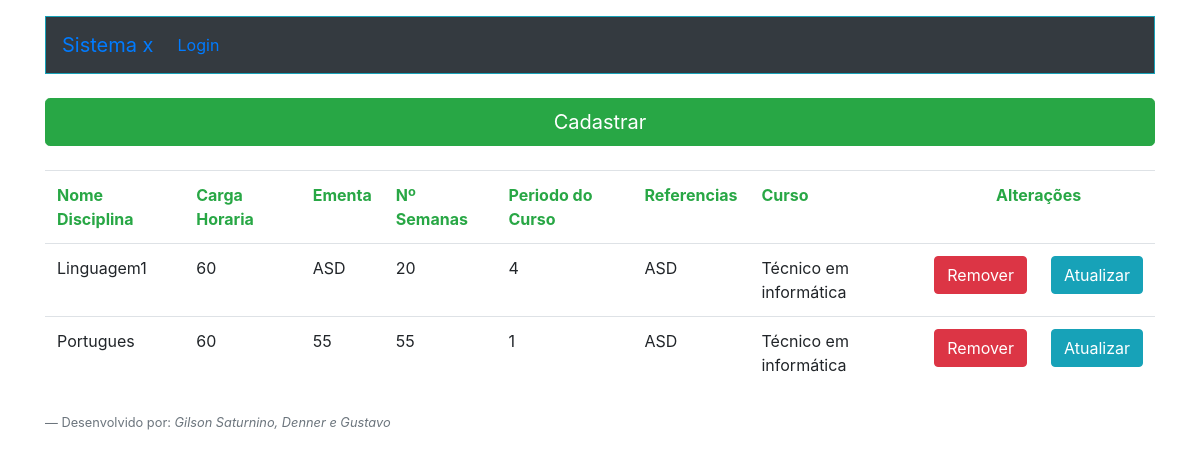
The page /ListarDisciplina.php on the database its author committed.
### tables this page shows
CREATE TABLE `disciplina` (
  `id_disciplina` int(11) NOT NULL,
  `nome_disciplina` varchar(255) NOT NULL,
  `carga_horaria` int(11) NOT NULL,
  `ementa` varchar(255) NOT NULL,
  `numero_semanas` int(11) NOT NULL,
  `periodo_curso` int(11) NOT NULL,
  `referencias` varchar(255) NOT NULL,
  `id_curso` int(11) NOT NULL
);

CREATE TABLE `curso` (
  `id_curso` int(11) NOT NULL,
  `nome_curso` varchar(255) NOT NULL,
  `descricao_curso` varchar(255) NOT NULL
);

### ListarDisciplina.php (the view, shortened to what this page needs)
<!doctype html>
<html lang="en">
<head>
    <link rel="stylesheet" href="https://stackpath.bootstrapcdn.com/bootstrap/4.4.1/css/bootstrap.min.css"
>
</head>
<body>
    <div class="container">
        <?php
    require_once("Cabecalho.php");
    require_once("Conexao.php");
    $sql = "select * from disciplina";
    $resultadoSql = mysqli_query($conexao, $sql);
    $vetorUmregistro = mysqli_fetch_assoc($resultadoSql);
    $vetorTodosregistro = array();
    while($vetorUmregistro != null){
         array_push($vetorTodosregistro, $vetorUmregistro);
         $vetorUmregistro = mysqli_fetch_assoc($resultadoSql);
        }
?>
         <a type="submit" class="btn btn-success btn-lg btn-block mt-4" href="FormDisc.php" role="button">Cadastrar</a>
        <table class="table mt-4">
            <tr>
                <th class="text-success">Nome Disciplina</th>
                <th class="text-success">Carga Horaria</th>
                <th class="text-success">Ementa</th>
                <th class="text-success">Nº Semanas</th>
                <th class="text-success">Periodo do Curso</th>
                <th class="text-success">Referencias</th>
                <th class="text-success">Curso</th>
                <th colspan="2" class="text-success text-center">Alterações</th>
            </tr>
            <?php
        foreach ($vetorTodosregistro as $umRegistro){
    ?>
            <tr>
                <td><?=$umRegistro["nome_disciplina"];?></td>
                <td><?=$umRegistro["carga_horaria"];?></td>
                <td><?=$umRegistro["ementa"];?></td>
                <td><?=$umRegistro["numero_semanas"];?></td>
                <td><?=$umRegistro["periodo_curso"];?></td>
                <td><?=$umRegistro["referencias"];?></td>
                <td>
                    <?php
                    $idC =$umRegistro["id_curso"];
                    $sql = "select nome_curso from curso  where id_curso = $idC";
                    $resultadoSql = mysqli_query($conexao, $sql);
                    $vetorUmregistro = mysqli_fetch_assoc($resultadoSql);
                    echo $vetorUmregistro["nome_curso"];
                ?>
                </td>
                <td>
                    <form action="RemoverDisciplina.php" method="POST">
                        <button type="submit" class="btn btn-danger">Remover</button>
                    </form>
                </td>
                <td>
                    <form action="FormDisc.php" method="POST">
                        <button type="submit" class="btn btn-info">Atualizar</button>
                    </form>
                </td>
            </tr>
            <?php
        }
    ?>
        </table>
    </div>
    <?php require_once("Footer.php");
        ?>
</body>
</html>

### Cabecalho.php (shortened to what this page needs)
<!doctype html>
<html lang="en">
<head>
    <link rel="stylesheet" href="https://stackpath.bootstrapcdn.com/bootstrap/4.4.1/css/bootstrap.min.css"
>
</head>
<body>
    <nav class="navbar navbar-expand-lg  bg-dark border border-info mt-3">
        <a class="navbar-brand" href="index.php">Sistema x</a>
        <div class="collapse navbar-collapse" id="navbarNavDropdown">
            <ul class="navbar-nav">
                <?php
                if(isset($_SESSION["nome"])){
                    if($_SESSION["perfil"]=="Coordenador"){
                 ?>
                <li class="nav-item">
                    <a class="nav-link" href="ListarCurso.php">Cursos</a>
                </li>
                <li class="nav-item">
                    <a class="nav-link" href="ListarDisciplina.php">Disciplina </a>
                </li>
                <li class="nav-item">
                    <a class="nav-link" href="FormCadastro.php">Adicionar membro</a>
                </li>
                <?php
                }if($_SESSION["perfil"]=="Docente"){
                        ?>
                <li class="nav-item">
                    <a class="nav-link" href="FormPlano.php">Planos de Ensino</a>
                </li>
                <?php
                }if($_SESSION["perfil"]=="Discente do Colegiado"){
                            ?>
                <li class="nav-item">
                    <a class="nav-link" href="#">Chorar</a>
                </li>
                <?php
                }if($_SESSION["perfil"]=="Pedagogo"){
                            ?>
                <li class="nav-item">
                    <a class="nav-link" href="#">Ajudar</a>
                </li>
                <?php
                }
                }else{ ?>
                <li class="nav-item">
                    <a class="nav-link" href="Login.php">Login</a>
                </li>
                <?php }?>
            </ul>
        </div>
    </nav>
</body>
</html>

### Footer.php (shortened to what this page needs)
<!doctype html>
<html lang="en">
<head>
    <link rel="stylesheet" href="https://stackpath.bootstrapcdn.com/bootstrap/4.4.1/css/bootstrap.min.css"
>
</head>
<body>
    <div class="container mt-4">
        <div class="row">
            <div class="col-md-12">
            <footer class="blockquote-footer">Desenvolvido por:  <cite title="Source Title">Gilson Saturnino, Denner e Gustavo</cite></footer>
            </div>
        </div>
    </div>
</body>
</html>

### rows shown on the page
disciplina: nome_disciplina "Linguagem1", carga_horaria "60", ementa "ASD", numero_semanas "20", periodo_curso "4", referencias "ASD", id_curso.nome_curso "Técnico em informática"
disciplina: nome_disciplina "Portugues", carga_horaria "60", ementa "55", numero_semanas "55", periodo_curso "1", referencias "ASD", id_curso.nome_curso "Técnico em informática"
